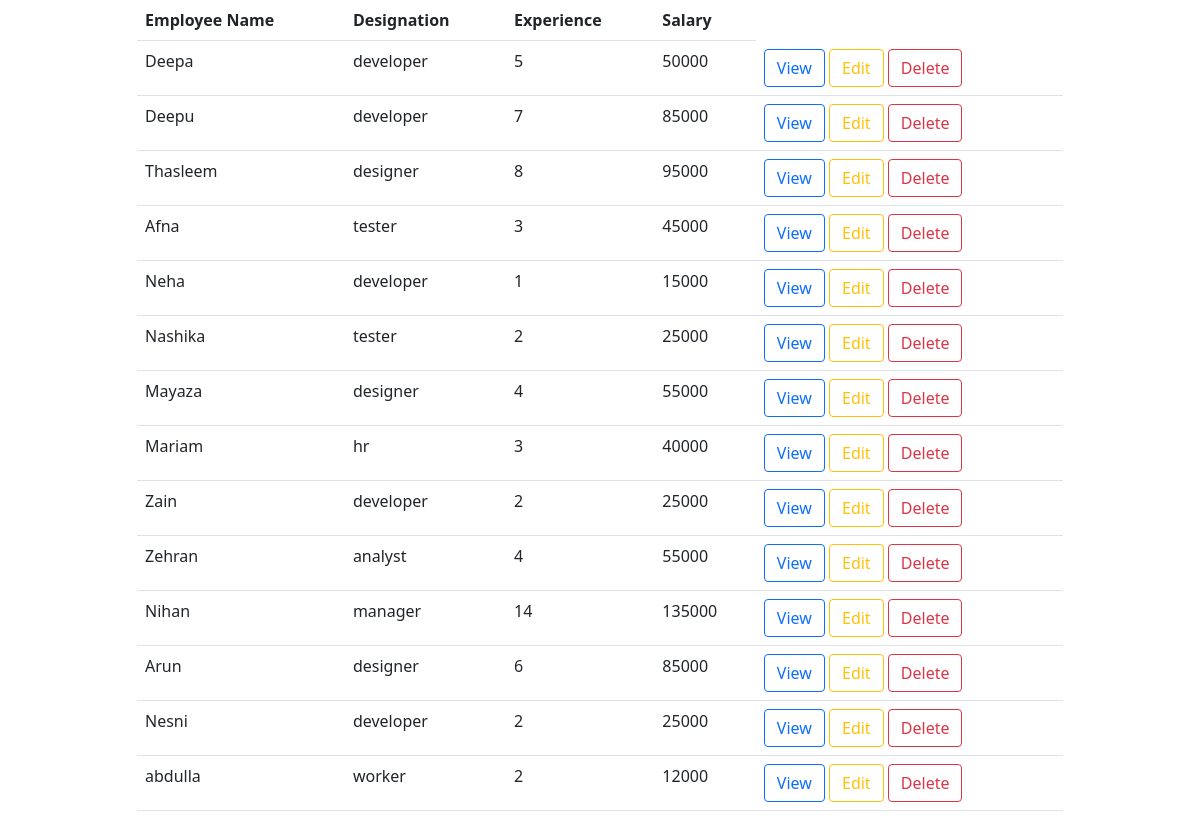
Screenshot of /owner/employee/all with the database file from the repository.
### owner/models.py (models this page shows, shortened)
class Employee(models.Model):
 employee_name=models.CharField(max_length=120)
 employee_desig=models.CharField(max_length=120)
 employee_exp=models.PositiveIntegerField()
 employee_salary=models.PositiveIntegerField()

### owner/views.py (the view)
# urls.py: path('employee/all',views.EmployeeListView.as_view(),name="emplist"),
class EmployeeListView(View):
    def get(self,request,*args,**kwargs):
        qs=Employee.objects.all()
        context={"emp":qs}
        return render(request,"employeelist.html",context)

### owner/templates/employeelist.html (shortened to what this page needs)
<!DOCTYPE html>
<html lang="en">
<head>
<link href="https://cdn.jsdelivr.net/npm/bootstrap@5.1.3/dist/css/bootstrap.min.css" rel="stylesheet">
</head>
<body>
<div class="container">
    <div class="row">
        <div class="col-1"></div>
        <div class="col-10">
            <table class="table">
                <tr>
                    <th>Employee Name</th>
                    <th>Designation</th>
                    <th>Experience</th>
                    <th>Salary</th>
                </tr>
                {%for e in emp%}
                <tr>
                    <td>{{e.employee_name}}</td>
                    <td>{{e.employee_desig}}</td>
                    <td>{{e.employee_exp}}</td>
                    <td>{{e.employee_salary}}</td>
                    <td>
                        <a href="{%url 'empdetail' e.id%}" class="btn btn-outline-primary">View</a>
                        <a href="{%url ''}" class="btn btn-outline-warning">Edit</a>
                        <a href="" class="btn btn-outline-danger">Delete</a>
                    </td>
                </tr>
            </table>
        </div>
        <div class="col-1"></div>
    </div>
</div>
</body>
</html>

### rows the page displays
Employee: employee_name "Deepa", employee_desig "developer", employee_exp "5", employee_salary "50000"
Employee: employee_name "Deepu", employee_desig "developer", employee_exp "7", employee_salary "85000"
Employee: employee_name "Thasleem", employee_desig "designer", employee_exp "8", employee_salary "95000"
Employee: employee_name "Afna", employee_desig "tester", employee_exp "3", employee_salary "45000"
Employee: employee_name "Neha", employee_desig "developer", employee_exp "1", employee_salary "15000"
Employee: employee_name "Nashika", employee_desig "tester", employee_exp "2", employee_salary "25000"
Employee: employee_name "Mayaza", employee_desig "designer", employee_exp "4", employee_salary "55000"
Employee: employee_name "Mariam", employee_desig "hr", employee_exp "3", employee_salary "40000"
Employee: employee_name "Zain", employee_desig "developer", employee_exp "2", employee_salary "25000"
Employee: employee_name "Zehran", employee_desig "analyst", employee_exp "4", employee_salary "55000"
Employee: employee_name "Nihan", employee_desig "manager", employee_exp "14", employee_salary "135000"
Employee: employee_name "Arun", employee_desig "designer", employee_exp "6", employee_salary "85000"
Employee: employee_name "Nesni", employee_desig "developer", employee_exp "2", employee_salary "25000"
Employee: employee_name "abdulla", employee_desig "worker", employee_exp "2", employee_salary "12000"
